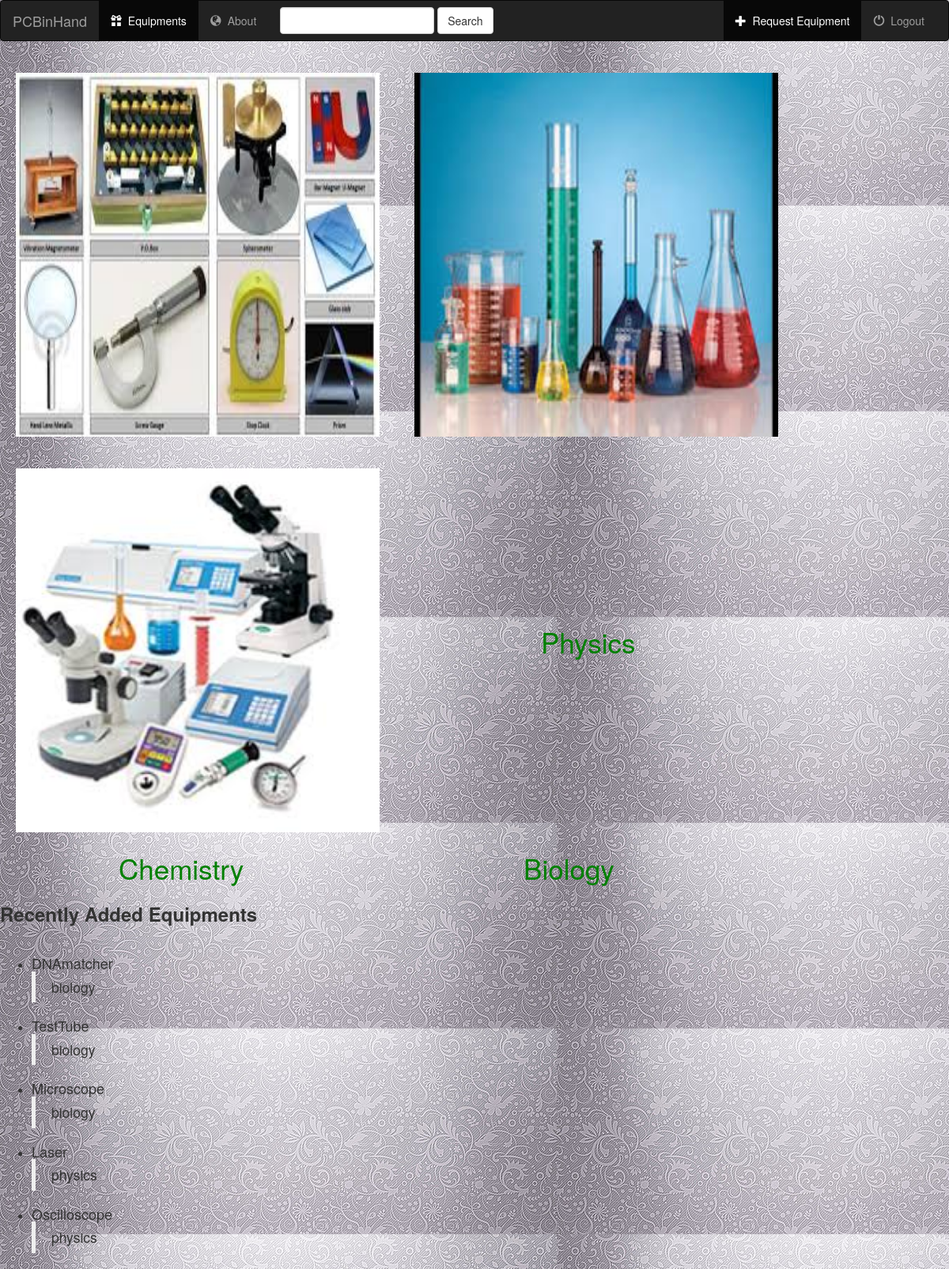
The page /equips/ on the database its author committed.
### equips/models.py (models this page shows, shortened)
class EquipInfo(models.Model):
	equip_name = models.CharField(max_length=200)
	equip_dept = models.CharField(max_length=200)
	price_per_head = models.IntegerField(default=0)
	date_added = models.DateTimeField('date added')
	no_in_stock = models.IntegerField(default=0)

### equips/views.py (the view)
# urls.py: path('',views.index,name='index'),
def index(request):
	latest_equips_list = EquipInfo.objects.order_by('-date_added')[:5]
	context = {'latest_equips_list' : latest_equips_list}
	return render(request,'equips/index.html',context)

### equips/templates/equips/index.html (shortened to what this page needs)
{% load static %}
	<link rel="stylesheet" href="http://maxcdn.bootstrapcdn.com/bootstrap/3.3.6/css/bootstrap.min.css">
<nav class="navbar navbar-inverse">
	<div class="container-fluid">
		<div class="navbar-header">
			<a class="navbar-brand" href="{% url 'equips:index' %}">PCBinHand</a>
		</div>
		<div class="collapse navbar-collapse">
			<ul class="nav navbar-nav">
				<li class="active">
					<a href="{% url 'equips:index' %}">
						<span class="glyphicon glyphicon-gift" aria-hidden="true"></span>&nbsp
						Equipments
					</a>
				</li>
				<li class="">
					<a href="/equips/about">
						<span class="glyphicon glyphicon-globe" aria-hidden="true"></span>&nbsp
						About
					</a>
				</li>
			</ul>
			<ul class="nav navbar-nav navbar-right">
				<li class="active">
					<a href="{% url 'equips:index' %}">
						<span class="glyphicon glyphicon-plus" aria-hidden="true"></span>&nbsp
						Request Equipment
					</a>
				</li>
				<li class="">
					<a href="{% url 'equips:logout' %}">
						<span class="glyphicon glyphicon-off" aria-hidden="true"></span>&nbsp
						Logout
					</a>
				</li>
			</ul>
			<form class="navbar-form navbar-left" role="search" method="get" action="#">
				<div class="form-group">
					<input type="text" class="form-control" name="q" value="">
				</div>
				<button type="submit" class="btn btn-default">Search</button>
			</form>
		</div>
	</div>
	</nav>
{% load static %}
<link rel="stylesheet" type="text/css" href="{% static 'equips/style1.css' %}">
<a href="/equips/physics"><img src="{% static "equips/images/phyequips.jpg" %}" height="500" width="500" style="padding: 20px;border-color: black;border-width: 10px;"></a>
<a href="/equips/chemistry"><img src="{% static "equips/images/chemequips.jpg" %}" height="500" width="500" style="padding: 20px;border-color: black;border-width: 10px;"></a>
<a href="/equips/biology"><img src="{% static "equips/images/biology.jpg" %}" height="500" width="500" style="padding: 20px;border-color: black;border-width: 10px;"></a>
<p><a href="/equips/physics" style="padding: 0px 200px 0px 180px;">Physics</a></p>
<p><a href="/equips/chemistry" style="padding: 10px 200px 20px 150px;">Chemistry</a></p>
<p><a href="/equips/biology" style="padding: 10px 20px 20px 150px;">Biology</a></p>
<h3><strong>Recently Added Equipments</strong></h3><br>
{% if latest_equips_list %}
	<ul>
		{% for e in latest_equips_list %}
			<li><h4>{{e.equip_name}} <blockquote>{{e.equip_dept}}</blockquote></h4></li>
		{% endfor %}
	</ul>
{% else %}
	<p>No Equips are available.</p>
{% endif %}

### equips/static/equips/style1.css (style rules this page uses)
a { color: green; }
p { display: inline; font-size: 2.5em; }

### rows shown on the page
EquipInfo: equip_name "DNAmatcher", equip_dept "biology"
EquipInfo: equip_name "TestTube", equip_dept "biology"
EquipInfo: equip_name "Microscope", equip_dept "biology"
EquipInfo: equip_name "Laser", equip_dept "physics"
EquipInfo: equip_name "Oscilloscope", equip_dept "physics"
